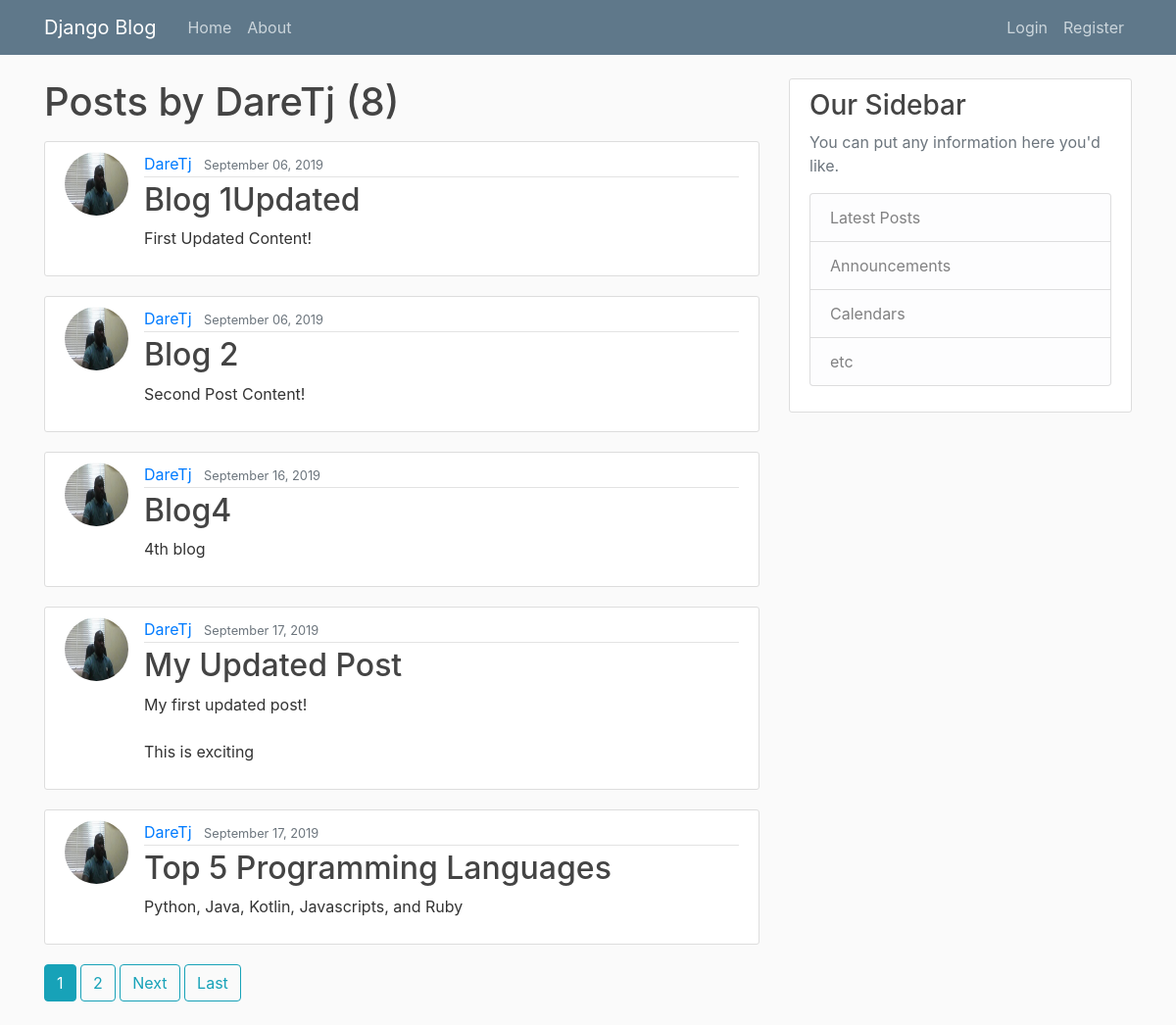
Screenshot of /user/DareTj with the database file from the repository.
### blog/models.py (models this page shows, shortened)
class Post(models.Model):
    title = models.CharField(max_length=100)
    content = models.TextField()
    date_posted = models.DateTimeField(default=timezone.now)
    author = models.ForeignKey(User, on_delete=models.CASCADE)

### users/models.py (models this page shows, shortened)
class Profile(models.Model):
    user = models.OneToOneField(User, on_delete=models.CASCADE)
    image = models.ImageField(default='default.jpg', upload_to='profile_pics')

### blog/views.py (the view)
# urls.py: path('user/<str:username>', UserPostListView.as_view(), name='user-posts'),
class UserPostListView(ListView):
    model = Post
    template_name ='blog/user_posts.html' #<app>/<model>_<viewtype>.html
    context_object_name = 'posts'
    paginate_by = 5
    def get_queryset(self):
        user = get_object_or_404(User, username=self.kwargs.get('username'))
        return Post.objects.filter(author=user).order_by('date_posted')

### blog/templates/blog/user_posts.html (shortened to what this page needs)
{% extends "blog/base.html" %}
{% block content %}
    <h1 class="mb-3">Posts by {{ view.kwargs.username }} ({{ page_obj.paginator.count }})</h1>
    {% for post in posts %}
    <article class="media content-section">
    <img class="rounded-circle article-img" src="{{ post.author.profile.image.url }}">
    <div class="media-body">
        <div class="article-metadata">
        <a class="mr-2" href="{% url 'user-posts' post.author.username %}">{{ post.author }}</a>
        <small class="text-muted">{{ post.date_posted|date:"F d, Y" }}</small>
        </div>
        <h2><a class="article-title" href="{% url 'post-detail' post.id %}">{{ post.title }}</a></h2>
        <p class="article-content">{{ post.content }}</p>
    </div>
    </article>
    {% endfor %}
    {% if is_paginated %}
        {% for num in page_obj.paginator.page_range %}
            {% if page_obj.number == num %}
                <a class="btn btn-info mb-4" href="?page={{ num }}">{{ num }}</a>
            {% elif num > page_obj.number|add:'-3' and num < page_obj.number|add:'3'  %}
                <a class="btn btn-outline-info mb-4" href="?page={{ num }}">{{ num }}</a>
            {% endif %}
        {% endfor %}
        {% if page_obj.has_next %}
        <a class="btn btn-outline-info mb-4" href="?page={{ page_obj.next_page_number }}">Next</a>
        <a class="btn btn-outline-info mb-4" href="?page={{ page_obj.paginator.num_pages }}">Last</a>
        {% endif %}
    {% endif %}
{% endblock content %}

### blog/static/blog/main.css (style rules this page uses)
body { background: #fafafa; color: #333333; margin-top: 5rem; }
h1, h2, h3, h4, h5, h6 { color: #444444; }
.content-section { background: #ffffff; padding: 10px 20px; border: 1px solid #dddddd; border-radius: 3px; margin-bottom: 20px; }
.article-title { color: #444444; }
.article-content { white-space: pre-line; }
.article-img { height: 65px; width: 65px; margin-right: 16px; }
.article-metadata { padding-bottom: 1px; margin-bottom: 4px; border-bottom: 1px solid #e3e3e3 }

### rows the page displays
Post: author.profile.image (picture), author "DareTj", date_posted "September 06, 2019", title "Blog 1Updated", content "First Updated Content!"
Post: author.profile.image (picture), author "DareTj", date_posted "September 06, 2019", title "Blog 2", content "Second Post Content!"
Post: author.profile.image (picture), author "DareTj", date_posted "September 16, 2019", title "Blog4", content "4th blog"
Post: author.profile.image (picture), author "DareTj", date_posted "September 17, 2019", title "My Updated Post", content "My first updated post! This is exciting"
Post: author.profile.image (picture), author "DareTj", date_posted "September 17, 2019", title "Top 5 Programming Languages", content "Python, Java, Kotlin, Javascripts, and Ruby"

### other values shown
{{ view.kwargs.username }} "DareTj"
{{ page_obj.paginator.count }} "8"
{{ num }} "1"
{{ num }} "2"
